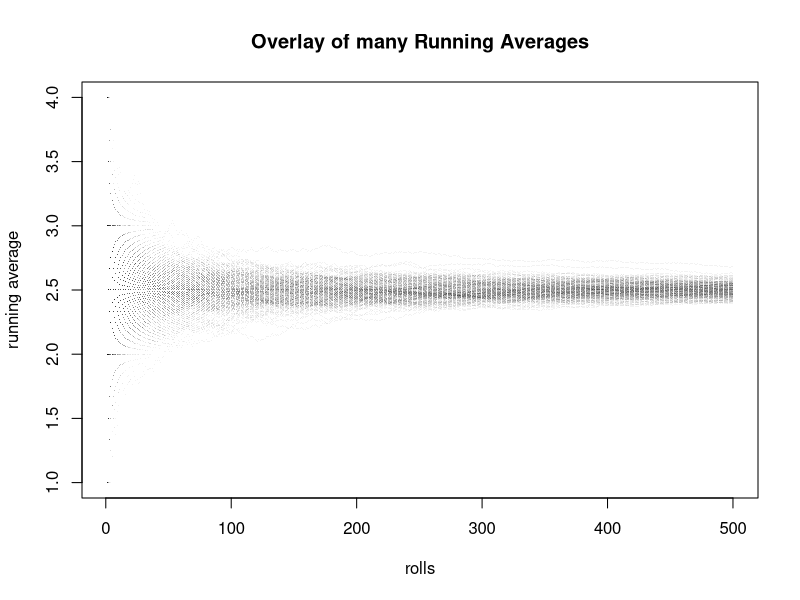

Here is the R script that generated this plot:

alp = 0.05
end = 500

pdf('running_die_overlay_dots.pdf',width=6,height=3.5)

for(j in 1:200)
{
    means = c()
    rolls = c()
    for(i in 1:end)
    {
        rolls = c(rolls,sample(1:4,1))
        means = c(means,mean(rolls))
    }
    if(j==1){plot(1:end, means, ylim=c(1,4), xlab='rolls', ylab='running average', main='Overlay of many Running Averages', col=rgb(0,0,0,alpha=alp), pch='.')}
    else{points(1:end, means, col=rgb(0,0,0,alpha=alp), pch='.')}
}

dev.off()
